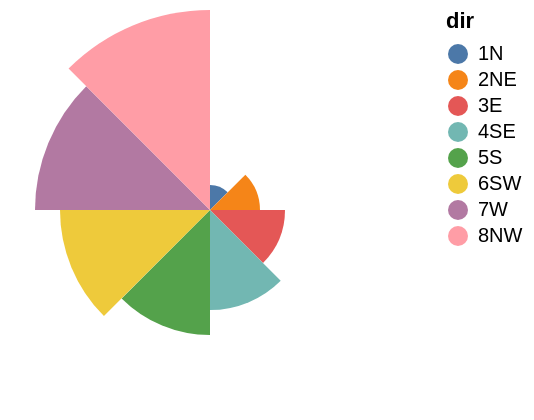

Vega-Lite specification for this chart:
### Vega specification from a JSON file in a GitHub repository (floating-point values rounded to 4 significant figures)
{"$schema": "https://vega.github.io/schema/vega/v5.json", "background": "white", "padding": 5, "width": 200, "height": 200, "data": [{"name": "source_0", "values": [{"dir": "1N", "strength": 1}, {"dir": "2NE", "strength": 2}, {"dir": "3E", "strength": 3}, {"dir": "4SE", "strength": 4}, {"dir": "5S", "strength": 5}, {"dir": "6SW", "strength": 6}, {"dir": "7W", "strength": 7}, {"dir": "8NW", "strength": 8}]}, {"name": "data_0", "source": "source_0", "transform": [{"type": "stack", "groupby": ["dir"], "field": "strength", "sort": {"field": [], "order": []}, "as": ["strength_start", "strength_end"], "offset": "zero"}, {"type": "filter", "expr": "isValid(datum[\"strength\"]) && isFinite(+datum[\"strength\"])"}]}], "marks": [{"name": "marks", "type": "arc", "style": ["arc"], "from": {"data": "data_0"}, "encode": {"update": {"fill": {"scale": "color", "field": "dir"}, "description": {"signal": "\"dir: \" + (isValid(datum[\"dir\"]) ? datum[\"dir\"] : \"\"+datum[\"dir\"]) + \"; strength: \" + (format(datum[\"strength\"], \"\"))"}, "x": {"signal": "width", "mult": 0.5}, "y": {"signal": "height", "mult": 0.5}, "outerRadius": {"scale": "radius", "field": "strength_end"}, "innerRadius": {"scale": "radius", "field": "strength_start"}, "startAngle": {"scale": "theta", "field": "dir"}, "endAngle": {"scale": "theta", "field": "dir", "offset": {"signal": "max(0.25, bandwidth('theta'))"}}}}}], "scales": [{"name": "theta", "type": "band", "domain": {"data": "data_0", "field": "dir", "sort": true}, "range": [0, 6.283]}, {"name": "radius", "type": "linear", "domain": {"data": "data_0", "fields": ["strength_start", "strength_end"]}, "range": [0, {"signal": "min(width,height)/2"}], "zero": true}, {"name": "color", "type": "ordinal", "domain": {"data": "data_0", "field": "dir", "sort": true}, "range": "category"}], "legends": [{"fill": "color", "symbolType": "circle", "title": "dir"}]}
